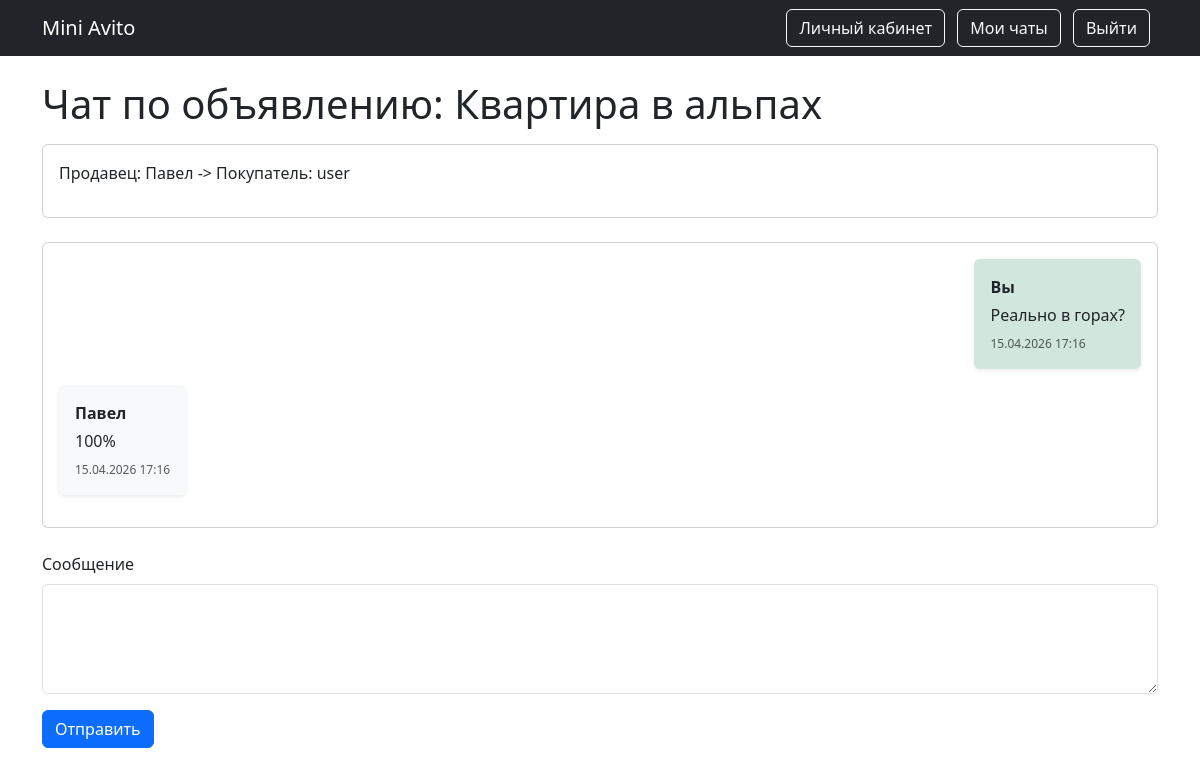
The page /chat/2 (signed in) on the database its author committed.
### data/models.py (models this page shows, shortened)
class Goods(SqlAlchemyBase, SerializerMixin):
    __tablename__ = 'goods'
    id = sqlalchemy.Column(
        sqlalchemy.Integer, primary_key=True, autoincrement=True
    )
    title = sqlalchemy.Column(sqlalchemy.String(50), nullable=False)
    description = sqlalchemy.Column(sqlalchemy.Text, nullable=True)
    image_fn = sqlalchemy.Column(sqlalchemy.String, nullable=True)
    city = sqlalchemy.Column(sqlalchemy.String, nullable=False)
    price = sqlalchemy.Column(sqlalchemy.Integer, nullable=False)
    category_id = sqlalchemy.Column(
        sqlalchemy.Integer,
        sqlalchemy.ForeignKey("category.id"),
        nullable=False
    )
    created_at = sqlalchemy.Column(
        sqlalchemy.DateTime, default=datetime.datetime.now
    )
    user_id = sqlalchemy.Column(
        sqlalchemy.Integer, sqlalchemy.ForeignKey("users.id"), nullable=False
    )
    is_active = sqlalchemy.Column(
        sqlalchemy.Boolean, nullable=True, default=True
    )
    category = orm.relationship(
        'Category', back_populates='goods'
    )
    user = orm.relationship('User', back_populates='goods')
    chats = orm.relationship('Chats', back_populates='good')

class User(SqlAlchemyBase, UserMixin, SerializerMixin):
    __tablename__ = 'users'
    id = sqlalchemy.Column(
        sqlalchemy.Integer, primary_key=True, autoincrement=True
    )
    surname = sqlalchemy.Column(sqlalchemy.String, nullable=False)
    name = sqlalchemy.Column(sqlalchemy.String, nullable=False)
    city = sqlalchemy.Column(sqlalchemy.String, nullable=False)
    phone = sqlalchemy.Column(sqlalchemy.String, nullable=True)
    address = sqlalchemy.Column(sqlalchemy.String, nullable=True)
    email = sqlalchemy.Column(sqlalchemy.String, unique=True, nullable=False)
    hashed_password = sqlalchemy.Column(sqlalchemy.String, nullable=False)
    modified_date = sqlalchemy.Column(
        sqlalchemy.DateTime, default=datetime.datetime.now
    )
    goods = orm.relationship("Goods", back_populates='user')
    seller_chat = orm.relationship(
        "Chats", back_populates='seller', foreign_keys="Chats.seller_id"
    )
    buyer_chat = orm.relationship(
        "Chats", back_populates='buyer', foreign_keys="Chats.buyer_id"
    )
    messages = orm.relationship("Messages", back_populates='user')

class Messages(SqlAlchemyBase, SerializerMixin):
    __tablename__ = 'messages'
    id = sqlalchemy.Column(
        sqlalchemy.Integer, primary_key=True, autoincrement=True
    )
    user_id = sqlalchemy.Column(
        sqlalchemy.Integer, sqlalchemy.ForeignKey("users.id"), nullable=False
    )
    chat_id = sqlalchemy.Column(
        sqlalchemy.Integer, sqlalchemy.ForeignKey("chats.id"), nullable=False
    )
    message = sqlalchemy.Column(sqlalchemy.Text, nullable=False)
    created_date = sqlalchemy.Column(
        sqlalchemy.DateTime, default=datetime.datetime.now
    )
    user = orm.relationship('User', back_populates='messages')
    chats = orm.relationship('Chats', back_populates='messages')

### main.py (the view, shortened to what this page needs)
@app.route('/chat/<int:chat_id>', methods=['GET', 'POST'])
@login_required
def show_chat(chat_id):
    db_sess = db_session.create_session()
    form = MessageForm()
    chat = db_sess.query(Chats).filter(Chats.id == chat_id).first()
    if not chat or current_user.id not in [chat.buyer_id, chat.seller_id]:
        return redirect("/")
    messages = db_sess.query(Messages).filter(
        Messages.chat_id == chat.id
    ).order_by(Messages.created_date.asc()).all()
    return render_template(
        "chat.html",
        title="Чат",
        chat=chat,
        messages=messages,
        form=form
    )

### data/forms.py
class MessageForm(FlaskForm):
    text = TextAreaField(
        'Сообщение', validators=[DataRequired(), Length(min=1, max=2000)]
    )
    submit = SubmitField('Отправить')

### db/db_session.py (called while the page is built)
def create_session() -> Session:
    return __factory()

### main.py (called while the page is built)
@login_manager.user_loader
def load_user(user_id):
    db_sess = db_session.create_session()
    return db_sess.get(User, user_id)

### templates/chat.html (shortened to what this page needs)
{% extends "base.html" %}
{% block content %}
<h1 class="mb-3">Чат по объявлению: {{chat.good.title}}</h1>
<div class="card mb-4">
    <div class="card-body">
        <p>Продавец: {{chat.seller.name}} -> Покупатель: {{chat.buyer.name}}</p>
    </div>
</div>
<div class="card mb-4">
    <div class="card-body">
        {% if messages %}
            {% for msg in messages %}
                <div class="d-flex mb-3 {% if msg.user_id == current_user.id %}justify-content-end{% else %}justify-content-start{% endif %}">
                    <div class="p-3 rounded shadow-sm"
                        style="
                            max-width: 70%;
                            {% if msg.user_id == current_user.id %}
                                background-color: #d1e7dd;
                            {% else %}
                                background-color: #f8f9fa;
                            {% endif %}
                        ">
                        <div class="mb-1">
                            <strong>
                            {% if msg.user_id == current_user.id %}
                                Вы
                            {% else %}
                                {{msg.user.name}}
                            {% endif %}
                            </strong>
                        </div>
                        <div>
                            {{msg.message}}
                        </div>
                        <div class="mt-2 text-muted" style="font-size: 12px;">
                            {{msg.created_date.strftime('%d.%m.%Y %H:%M')}}
                        </div>
                    </div>
                </div>
            {% endfor %}
        {% else %}
            <p class="text muted">Сообщений пока нет</p>
        {% endif %}
    </div>
</div>
<form action="" method="post">
    <div class="mb-3">
        {{form.text.label(class="form-label")}}
        {{form.text(class="form-control", rows=4)}}
    </div>
    <p>{{ form.submit(type="submit", class="btn btn-primary") }}</p>
</form>
{% endblock %}

### rows shown on the page
Goods: good "Квартира в альпах"
User: seller.name "Павел"
User: buyer.name "user"
Messages: shows "Вы", message "Реально в горах?", created_date "15.04.2026 17:16"
Messages: user.name "Павел", message "100%", created_date "15.04.2026 17:16"
